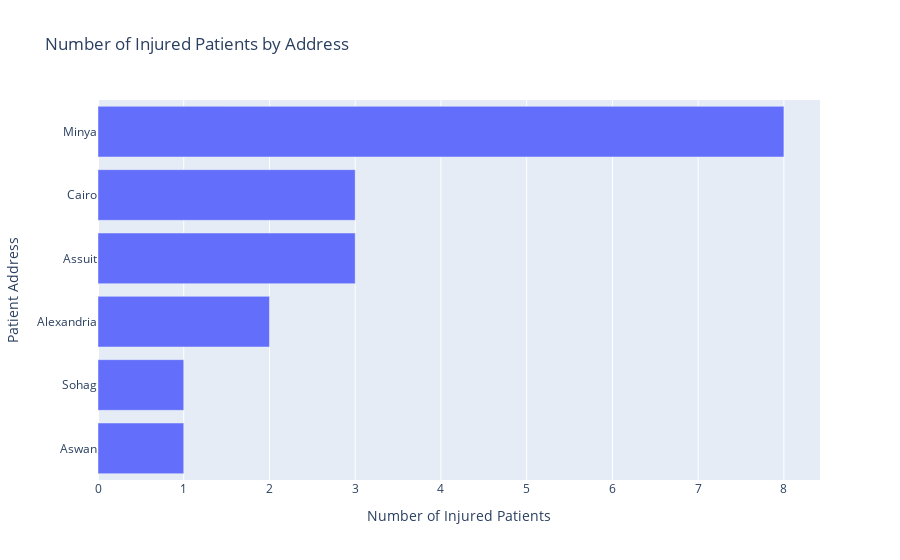

Notebook source saved alongside this figure:
### Code cell
#  create subset from df within injured results
injured_address = df[df['Result'] == 'Injured']
injured_address = injured_address[['Result', 'Patient_Address']]
# group by address and number of injure
injured_count = injured_address.groupby('Patient_Address')['Result'].count().sort_values()
# create a horizontal bar chart
fig = go.Figure()
fig.add_trace(go.Bar(
    x=injured_count.values,
    y=injured_count.index,
    orientation = 'h'
))

# set the chart title and axis labels
fig.update_layout(
    title='Number of Injured Patients by Address',
    xaxis_title='Count',
    yaxis_title='Patient Address'
)
# set the y-axis ticks to integers
fig.update_xaxes(tickmode = 'linear', dtick = 1, title = 'Number of Injured Patients')
# show the chart
fig.show()

### Figure 1 — Plotly figure (JSON) as saved in the notebook; plotly's stock layout.template omitted (floating-point values rounded to 4 significant figures)
{"data": [{"orientation": "h", "type": "bar", "x": [1, 1, 2, 3, 3, 8], "y": ["Aswan", "Sohag", "Alexandria", "Assuit", "Cairo", "Minya"]}], "layout": {"title": {"text": "Number of Injured Patients by Address"}, "xaxis": {"dtick": 1, "tickmode": "linear", "title": {"text": "Number of Injured Patients"}}, "yaxis": {"title": {"text": "Patient Address"}}}}
